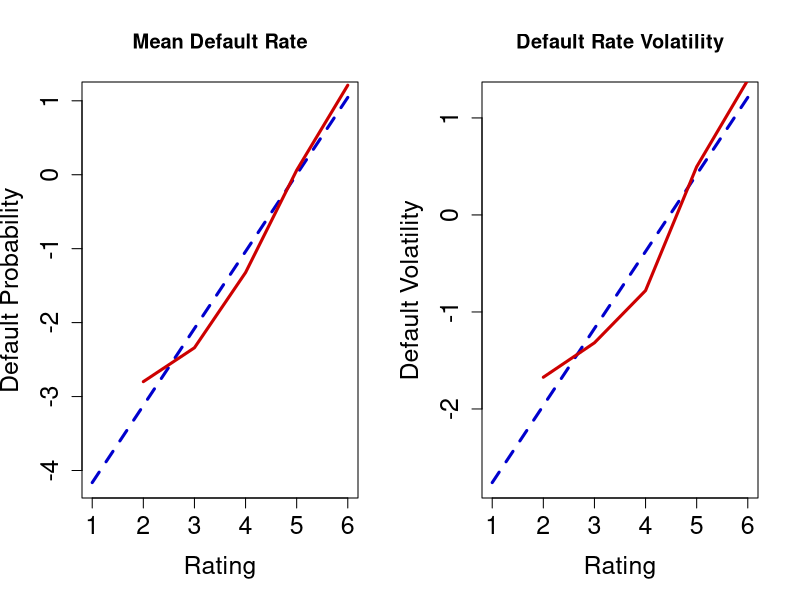

Write R code to recreate this figure.
#Close windows and clear variables                                                                   
graphics.off()
rm(list = ls(all=TRUE))  

# install and load packages
libraries = c("mnormt","stats")
lapply(libraries, function(x) if (!(x %in% installed.packages())) {
    install.packages(x)})
lapply(libraries, library, quietly = TRUE, character.only = TRUE)

#Read dataset                                                                                                       
D                  = read.csv("SFEMoodydefault.csv", header = TRUE, sep = ";", dec = ",")   
DD                 = D[ ,-1]

#Calculate historic mean default rate and volatility
means              = sapply(DD, mean)
sds                = sapply(DD, sd)

#Omit the Aaa-rate bond when fit by exponential function
C                  = c(1:6)
C1                 = c(2:6)

#Exponential fitting of the mean default rate
exponential.model  = lm(log(means[-1]) ~ C1)
A                  = coef(exponential.model)
y                  = C*A[2]+A[1]
est.means          = exp(y)

#Exponential fitting of the default rate volatility
exponential.model1 = lm(log(sds[-1]) ~ C1)
A1                 = coef(exponential.model1)
y1                 = C*A1[2]+A1[1]
est.sds            = exp(y1)

#combine ploting data in one file
z                  = cbind(C1,log(means[-1]))
z1                 = cbind(C1,log(sds[-1]))

#plot default probability and default volatility
par(mfrow = c(1,2))
plot(C, y, main = "Mean Default Rate", xlab = "Rating",  ylab = "Default Probability", 
    type = "l", col = "blue3", lwd = 3, cex.axis = 1.5, cex.lab = 1.5, lty = 2)
lines(z, col = "red3", lty = 1, lwd = 3)

plot(C, y1, main = "Default Rate Volatility", xlab = "Rating",  ylab = "Default Volatility", 
    type = "l", col = "blue3", lwd = 3, cex.axis = 1.5, cex.lab = 1.5, lty = 2)
lines(z1, col = "red3", lty = 1, lwd = 3)

#Estimate asset correlations of rating classes

f = function(rho, defpro, defvol){
    f = defvol^2-pmnorm(c(qnorm(defpro),qnorm(defpro)), mean = rep(0, 2), matrix(data = c(1,rho,rho,1),nrow = 2))+defpro^2
}

# Find asset correlations   
rho = c(0,0,0,0,0,0)
for (i in 1:6)
rho[i] = uniroot(f, interval = c(0,1), lower=0, upper=1, tol = .Machine$double.eps^0.25,
    defpro = est.means[i]/100, defvol = est.sds[i]/100)

#Rename variables and print the result table
Mean      = means
Stand.dev = sds
mu        = est.means
sigma     = est.sds
rho       = as.numeric(rho)
assetcorr = rho*100
output    = cbind(Mean,Stand.dev, mu, sigma,assetcorr)
MEAN      = c(mean(means),mean(sds),mean(est.means),mean(est.sds),mean(assetcorr))# Compute mean of each variable estimation
table     = rbind(output, MEAN)
print(table)

